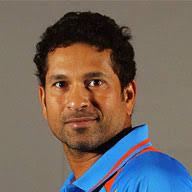
#> input picture opencv/opencv/sachin.jpg, 192 x 192 px, found by its file name
$ jupyter execute 'edge detection.ipynb'   (older library calls are emulated)
#> lines starting #> are read from the running program, lines starting #| are printed output that depends on the picture; after the words box and inside, x2 and y2 are one past the last pixel; in counts of white or black regions, pixels touching at a corner belong together
[cell 1]
import cv2
cv2.__version__

[cell 2]
img=cv2.imread("f:/sachin.jpg")
#> img is the input picture: shape (192, 192, 3); mean B, G, R 95.8, 103.1, 114.1

[cell 3]
canny=cv2.Canny(img,20,170)
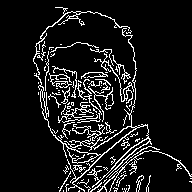
#> canny: shape (192, 192); 10% white in thin lines or dots, all inside (x1, y1, x2, y2) = (33, 7, 192, 192)
cv2.imshow("output original",img)
cv2.imshow("",canny)
cv2.waitKey(0)
cv2.destroyAllWindows()

# laplacian

[cell 4]
laplacian=cv2.Laplacian(img,cv2.CV_64F)
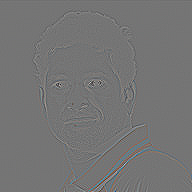
#> laplacian: shape (192, 192, 3) float64; mean B, G, R 0, -0.1, 0; drawn with min black and max white
cv2.imshow("",laplacian)
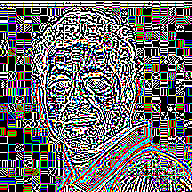
#> window '': shape (192, 192, 3); mean B, G, R 106.6, 105.7, 106.7
cv2.waitKey(0)
cv2.destroyAllWindows()

# vertical

[cell 5]
x=cv2.Sobel(img,cv2.CV_64F,1,0)
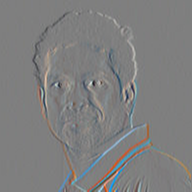
#> x: shape (192, 192, 3) float64; mean B, G, R 0.5, 0.2, -0.2; drawn with min black and max white
cv2.imshow("",x)
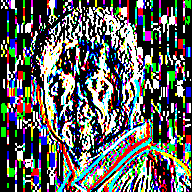
#> window '': shape (192, 192, 3); mean B, G, R 95.3, 97, 95.3
cv2.waitKey(0)
cv2.destroyAllWindows()

# horizontal

[cell 6]
y=cv2.Sobel(img,cv2.CV_64F,0,1)
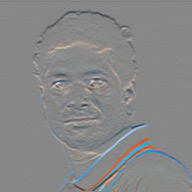
#> y: shape (192, 192, 3) float64; mean B, G, R 2.4, 0, -2.3; drawn with min black and max white
cv2.imshow("",y)
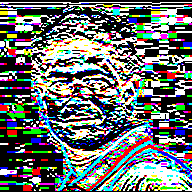
#> window '': shape (192, 192, 3); mean B, G, R 110.1, 111.9, 105.2
cv2.waitKey(0)
cv2.destroyAllWindows()

# mixed both horizontal and vertical

[cell 7]
z=cv2.bitwise_or(x,y)
#> z: shape (192, 192, 3) float64; 6.64% of the values are NaN or infinite; the others: min -130944, max 130944, mean -38.17
cv2.imshow("",z)
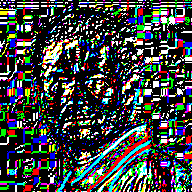
#> window '': shape (192, 192, 3); mean B, G, R 67.3, 67.7, 63.2
cv2.waitKey(0)
cv2.destroyAllWindows()

[cell 8]
import numpy as np

[cell 9]
kernel_3x3=np.array([[1,-2,-1],
                     [0,0,-0],
                     [1,2,1]],np.float32)
kernel_3x3

[cell 10]
filterd=cv2.filter2D(img,-1,kernel_3x3)
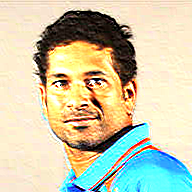
#> filterd: shape (192, 192, 3); mean B, G, R 171.4, 201, 203.6

cv2.imshow("",filterd)
cv2.waitKey(0)
cv2.destroyAllWindows()

$ run again, with opencv/opencv/bg.jpg copied over opencv/opencv/sachin.jpg
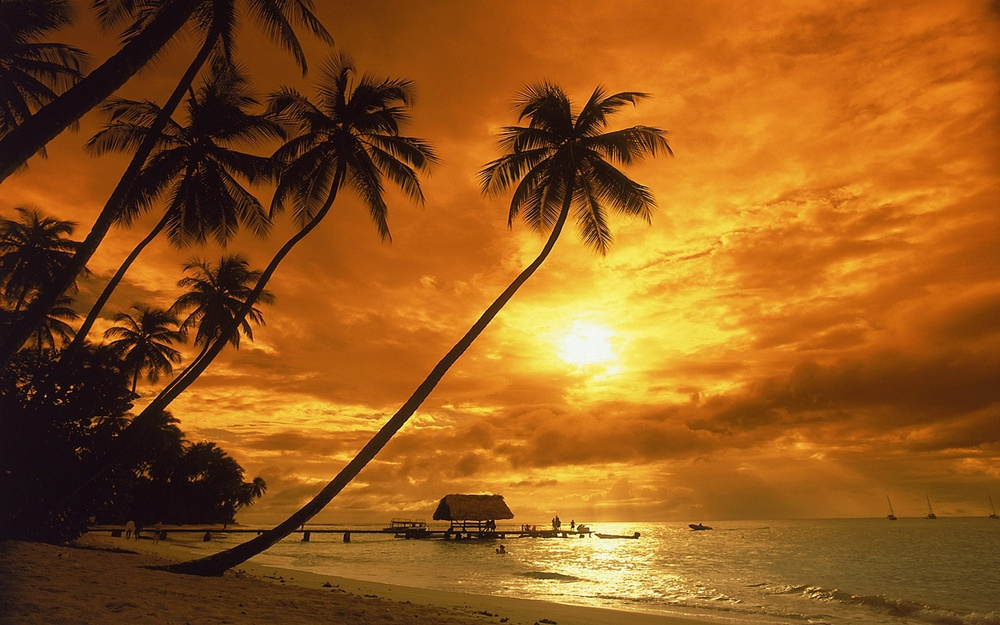
#> input picture opencv/opencv/bg.jpg, 1000 x 625 px, shrunk from 3840 x 2400 before the run, found by its file name
#> img is the input picture: shape (625, 1000, 3); mean B, G, R 26.7, 87.6, 147
#> `canny=cv2.Canny(img,20,170)`:
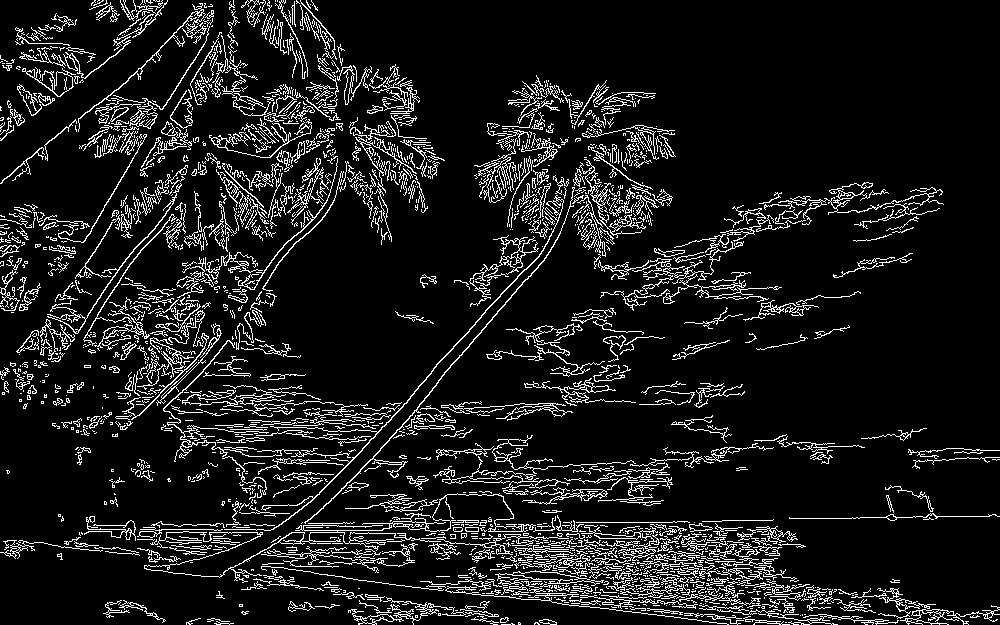
#> canny: shape (625, 1000); 10.3% white in thin lines or dots
#> z: shape (625, 1000, 3) float64; 9.45% of the values are NaN or infinite; the others: min -130944, max 130944, mean -72.11
#> `filterd=cv2.filter2D(img,-1,kernel_3x3)`:
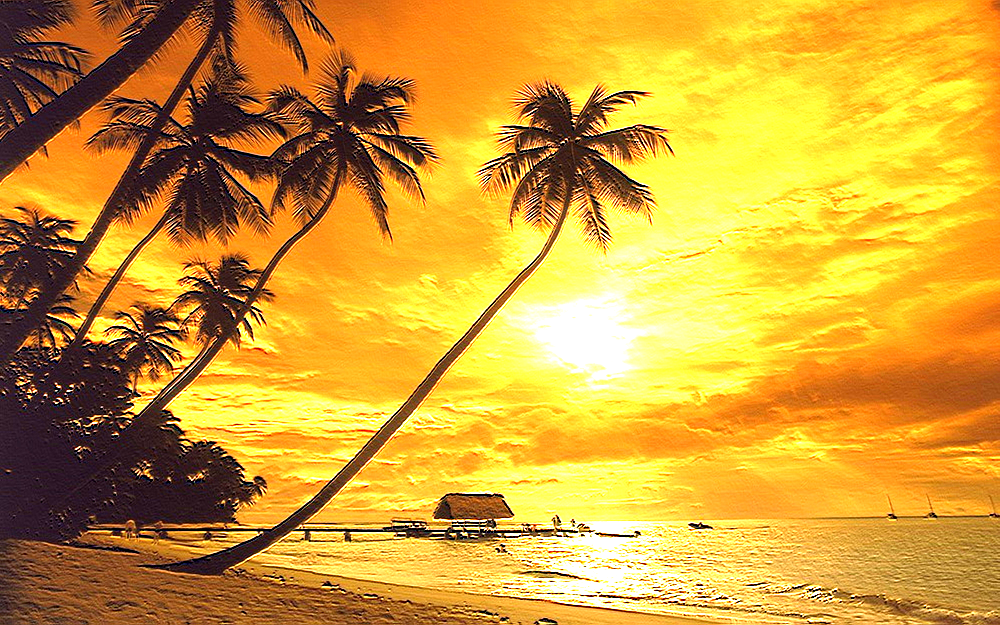
#> filterd: shape (625, 1000, 3); mean B, G, R 53.6, 158.2, 206.8

$ run again, with opencv/opencv/face1.jpg copied over opencv/opencv/sachin.jpg
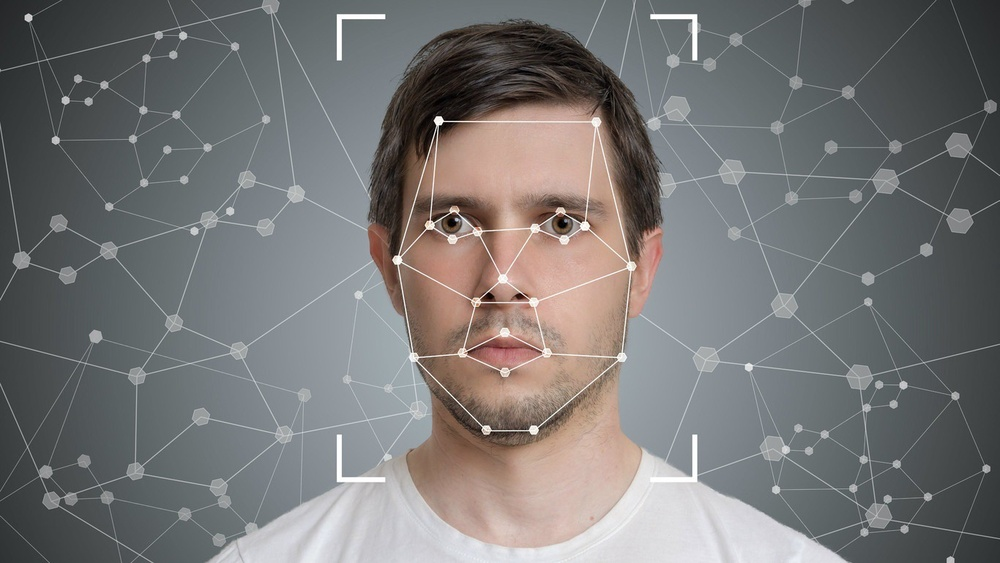
#> input picture opencv/opencv/face1.jpg, 1000 x 563 px, shrunk from 1366 x 769 before the run, found by its file name
#> img is the input picture: shape (563, 1000, 3); mean B, G, R 117.7, 117.8, 118.8
#> `canny=cv2.Canny(img,20,170)`:
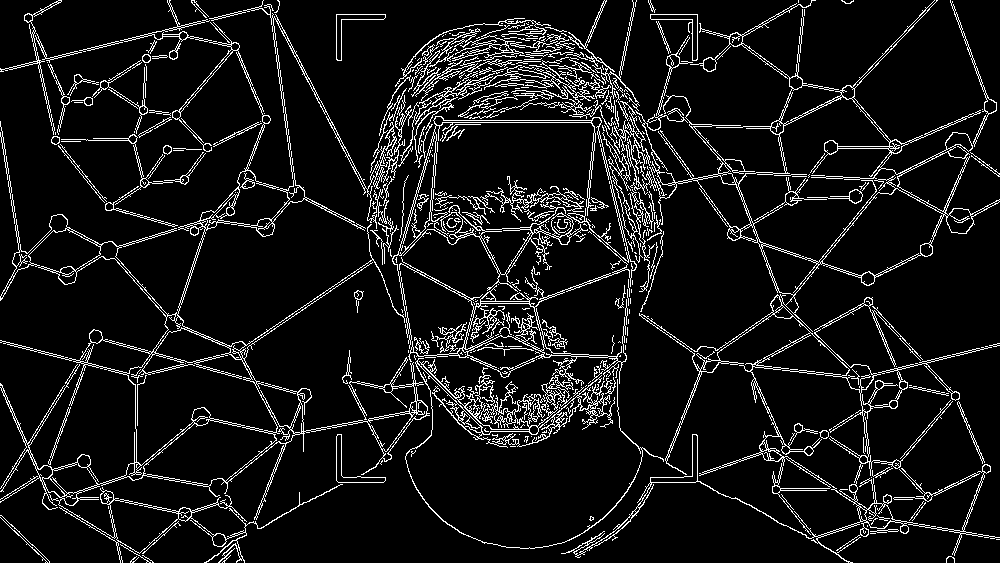
#> canny: shape (563, 1000); 8.5% white in thin lines or dots
#> z: shape (563, 1000, 3) float64; 14.23% of the values are NaN or infinite; the others: min -130944, max 130944, mean -53.12
#> `filterd=cv2.filter2D(img,-1,kernel_3x3)`:
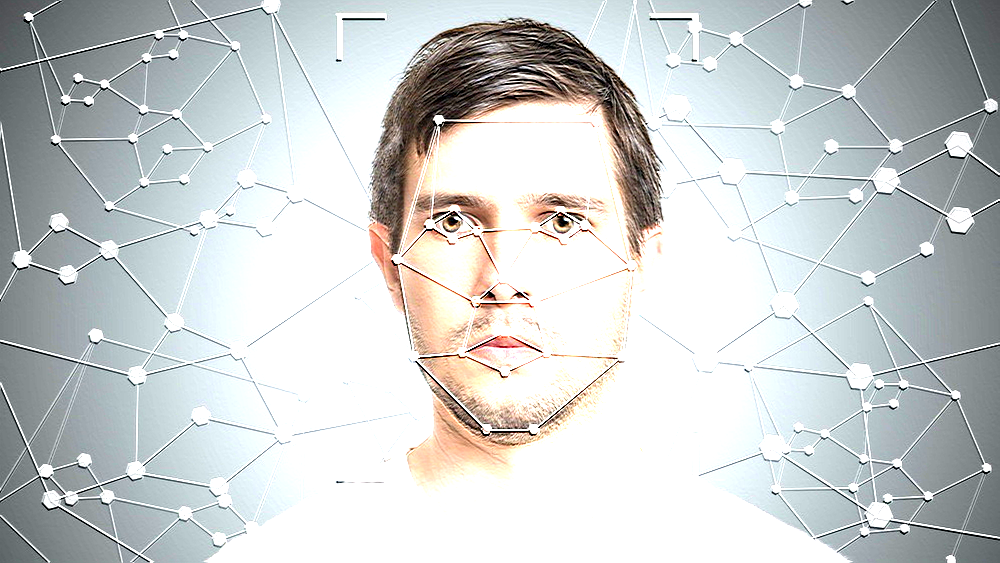
#> filterd: shape (563, 1000, 3); mean B, G, R 206.2, 206.3, 202.7
